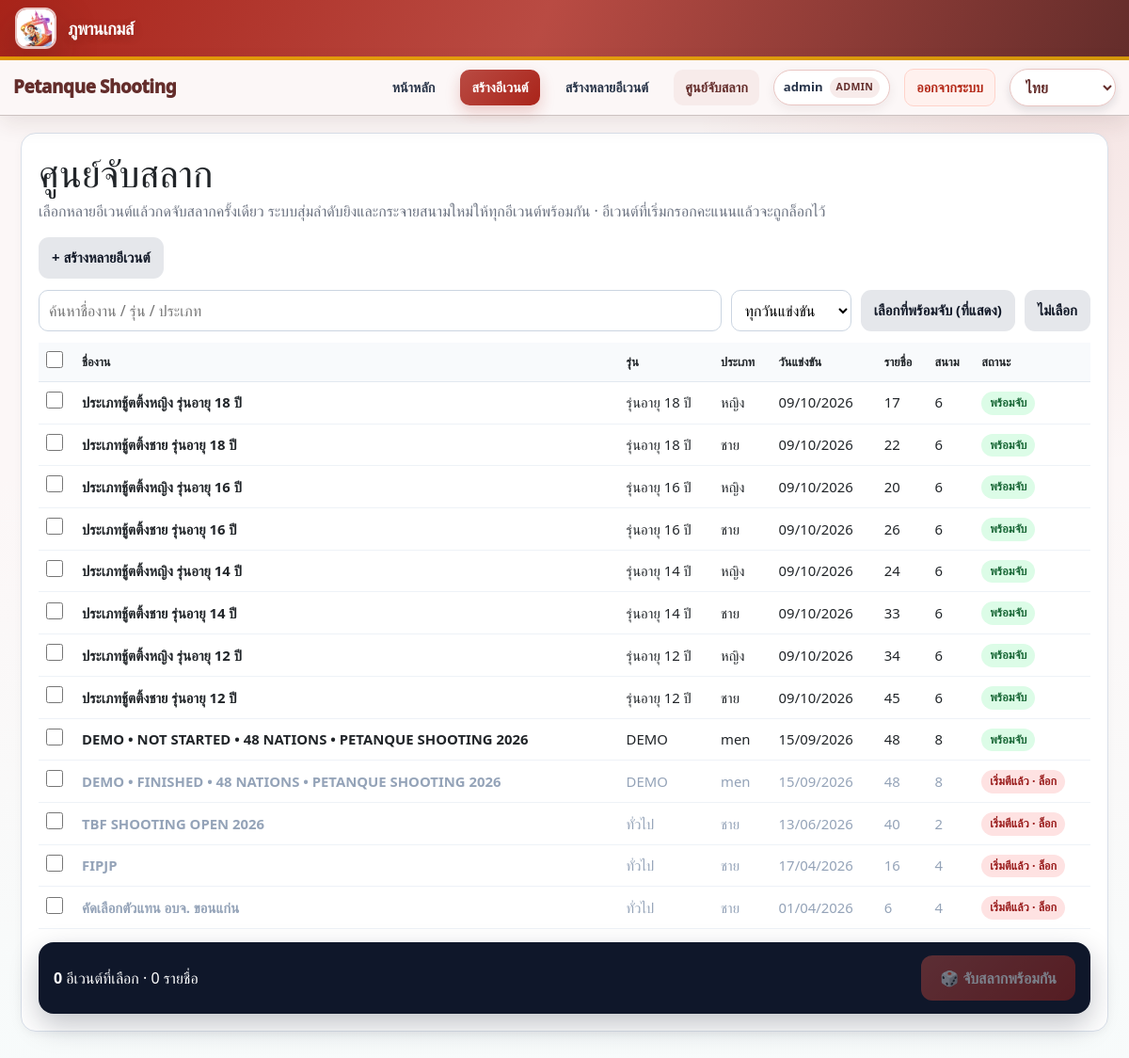
The app's page /events/draw (signed in) with its own data.
### app.py (models this page shows, shortened)
class SiteTheme(db.Model):
    id = db.Column(db.Integer, primary_key=True)
    name = db.Column(db.String(120), nullable=False)
    short_name = db.Column(db.String(60), nullable=False, default="")
    eyebrow = db.Column(db.String(160), nullable=False, default="")
    title = db.Column(db.String(160), nullable=False, default="Petanque Shooting")
    subtitle = db.Column(db.String(255), nullable=False, default="")
    export_kicker = db.Column(db.String(160), nullable=False, default="Official Shooting Results")
    export_title = db.Column(db.String(255), nullable=False, default="")
    export_subtitle = db.Column(db.String(255), nullable=False, default="")
    footer_tagline = db.Column(db.String(255), nullable=False, default="")
    footer_event = db.Column(db.String(255), nullable=False, default="")
    show_hero = db.Column(db.Boolean, nullable=False, default=True)
    color_primary = db.Column(db.String(7), nullable=False, default="#ef4b12")
    color_primary_dark = db.Column(db.String(7), nullable=False, default="#c9360b")
    color_soft = db.Column(db.String(7), nullable=False, default="#fff1e8")
    color_cream = db.Column(db.String(7), nullable=False, default="#fffaf4")
    color_accent = db.Column(db.String(7), nullable=False, default="#37b8b1")
    color_ink = db.Column(db.String(7), nullable=False, default="#172033")
    color_line = db.Column(db.String(7), nullable=False, default="#f3d2bf")
    poster_static = db.Column(db.String(255), nullable=True)
    logo_static = db.Column(db.String(255), nullable=True)
    partners_static = db.Column(db.String(255), nullable=True)
    is_active = db.Column(db.Boolean, nullable=False, default=False)
    is_builtin = db.Column(db.Boolean, nullable=False, default=False)
    created_at = db.Column(db.DateTime, default=datetime.utcnow)
    updated_at = db.Column(db.DateTime, default=datetime.utcnow, onupdate=datetime.utcnow)
    assets = db.relationship("SiteThemeAsset", backref="theme", cascade="all, delete-orphan", lazy=True)

class User(UserMixin, db.Model):
    id = db.Column(db.Integer, primary_key=True)
    username = db.Column(db.String(80), unique=True, nullable=False)
    password_hash = db.Column(db.String(255), nullable=False)
    role = db.Column(db.String(20), nullable=False, default="user")
    court_no = db.Column(db.Integer, nullable=True)
    court_event_id = db.Column(db.Integer, db.ForeignKey("event.id"), nullable=True)
    created_at = db.Column(db.DateTime, default=datetime.utcnow)

class Event(db.Model):
    id = db.Column(db.Integer, primary_key=True)
    name = db.Column(db.String(255), nullable=False)
    event_group = db.Column(db.String(50), nullable=False)
    category = db.Column(db.String(50), nullable=False)
    competition_date = db.Column(db.Date, nullable=False)
    location = db.Column(db.String(255), nullable=False)
    lane_count = db.Column(db.Integer, nullable=False, default=1)
    direct_qualifiers = db.Column(db.Integer, nullable=False, default=0)
    has_round_two = db.Column(db.Boolean, default=False)
    round_two_cutoff_rank = db.Column(db.Integer, nullable=True)
    round_two_mode = db.Column(db.String(20), nullable=False, default="cutoff")
    next_round_label = db.Column(db.String(50), nullable=False, default="รอบ 8 คน")
    round_two_advancers = db.Column(db.Integer, nullable=False, default=4)
    created_at = db.Column(db.DateTime, default=datetime.utcnow)
    created_by = db.Column(db.Integer, db.ForeignKey("user.id"), nullable=True)
    athletes = db.relationship("Athlete", backref="event", cascade="all, delete-orphan", lazy=True)

### app.py (the view, shortened to what this page needs)
@app.route("/events/draw", methods=["GET", "POST"])
@login_required
@role_required("admin", "superadmin")
def draw_center():
    focus_ids = _parse_id_list(request.args.get("ids"))
    all_events = Event.query.order_by(Event.competition_date.desc(), Event.id.desc()).all()
    counts = dict(
        db.session.query(Athlete.event_id, func.count(Athlete.id)).group_by(Athlete.event_id).all()
    )
    started = event_ids_with_scores([e.id for e in all_events])
    dates = sorted({e.competition_date for e in all_events}, reverse=True)
    results = []
    if focus_ids:
        by_id = {e.id: e for e in all_events}
        results = [
            {"event": by_id[i], "lanes": build_draw_lane_table(by_id[i])}
            for i in focus_ids if i in by_id
        ]
    return render_template(
        "draw_center.html",
        events=all_events,
        counts=counts,
        started=started,
        dates=dates,
        focus_ids=set(focus_ids),
        results=results,
        just_drawn=request.args.get("drawn") == "1",
    )

### templates/draw_center.html (shortened to what this page needs)
{% extends 'base.html' %}
{% block content %}
<div class="draw-page">
  <form method="post" class="card no-print" id="drawForm">
    <div class="section-head">
      <div>
        <h1>ศูนย์จับสลาก</h1>
        <p class="muted" style="margin:0;">เลือกหลายอีเวนต์แล้วกดจับสลากครั้งเดียว ระบบสุ่มลำดับยิงและกระจายสนามใหม่ให้ทุกอีเวนต์พร้อมกัน · อีเวนต์ที่เริ่มกรอกคะแนนแล้วจะถูกล็อกไว้</p>
      </div>
      <a class="btn secondary" href="{{ url_for('bulk_create_events') }}">+ สร้างหลายอีเวนต์</a>
    </div>
    <div class="draw-tools">
      <input type="search" id="q" placeholder="ค้นหาชื่องาน / รุ่น / ประเภท">
      <select id="dateFilter" aria-label="กรองวันแข่งขัน">
        <option value="">ทุกวันแข่งขัน</option>
      </select>
      <button class="btn secondary" type="button" id="selReady">เลือกที่พร้อมจับ (ที่แสดง)</button>
      <button class="btn secondary" type="button" id="selNone">ไม่เลือก</button>
    </div>
    <div class="table-wrap">
      <table class="dt">
        <thead><tr>
          <th class="chk"><input type="checkbox" id="checkAll" aria-label="เลือกทั้งหมดที่แสดง"></th>
          <th>ชื่องาน</th><th class="hide-sm">รุ่น</th><th class="hide-sm">ประเภท</th><th class="hide-sm">วันแข่งขัน</th>
          <th>รายชื่อ</th><th>สนาม</th><th>สถานะ</th>
        </tr></thead>
        <tbody>
        {% for e in events %}
          {% set n = counts.get(e.id, 0) %}
          {% set locked = e.id in started %}
          <tr class="js-row {% if e.id in focus_ids %}is-focus{% endif %} {% if locked %}is-locked{% endif %}"
              data-date="{{ e.competition_date.isoformat() }}"
              data-text="{{ (e.name ~ ' ' ~ e.event_group ~ ' ' ~ e.category)|lower }}"
              data-ready="{{ '1' if (n and not locked) else '0' }}">
            <td class="chk"><input type="checkbox" name="event_ids" value="{{ e.id }}" class="js-pick" data-locked="{{ '1' if locked else '0' }}"
                {% if e.id in focus_ids and n and not locked and not just_drawn %}checked{% endif %} aria-label="เลือก {{ e.name }}"></td>
            <td><strong>{{ e.name }}</strong></td>
            <td class="hide-sm">{{ e.event_group }}</td>
            <td class="hide-sm">{{ e.category }}</td>
            <td class="hide-sm">{{ e.competition_date.strftime('%d/%m/%Y') }}</td>
            <td>{{ n }}</td>
            <td>{{ e.lane_count }}</td>
            <td>
              {% if locked %}<span class="tag locked">เริ่มตีแล้ว · ล็อก</span>
              {% elif not n %}<span class="tag empty">ยังไม่มีรายชื่อ</span>
              {% else %}<span class="tag ready">พร้อมจับ</span>{% endif %}
            </td>
          </tr>
        {% else %}
          <tr><td colspan="8" class="muted" style="text-align:center;padding:18px;">ยังไม่มีอีเวนต์ — <a href="{{ url_for('bulk_create_events') }}">สร้างหลายอีเวนต์</a></td></tr>
        {% endfor %}
        </tbody>
      </table>
    </div>
    <div style="height:14px"></div>
    <div class="draw-bar">
      <div>
        <strong id="pickCount">0</strong> อีเวนต์ที่เลือก · <span id="pickAthletes">0</span> รายชื่อ
      </div>
      <button class="btn-draw" type="submit" id="drawBtn" disabled>🎲 จับสลากพร้อมกัน</button>
    </div>
  </form>
</div>
{% endblock %}

### templates/base.html (shortened to what this page needs)
<!doctype html>
<html lang="{{ html_lang|default('th') }}">
<head>
  <link href="https://cdn.jsdelivr.net/npm/bootstrap@5.3.3/dist/css/bootstrap.min.css" rel="stylesheet">
  <link rel="stylesheet" href="{{ url_for('static', filename='css/style.css') }}">
</head>
{% set full_hero = request.endpoint in ['index', 'login', 'results_approved'] %}
{% set display_mode = request.args.get('display') == '1' %}
<body class="{% if display_mode %}display-mode{% endif %}">
  {% if site_theme.show_hero %}
  <header class="championship-hero {% if not full_hero %}hero-compact{% endif %} {% if not site_theme.logo_url %}no-logo{% endif %}" aria-label="{{ site_theme.subtitle or site_theme.title }}">
    <div class="championship-hero-inner">
      {% if site_theme.logo_url %}<img class="championship-event-logo" src="{{ site_theme.logo_url }}" alt="{{ site_theme.short_name or site_theme.name }}">{% endif %}
      <div class="championship-copy">
        <h2>{{ site_theme.title or 'Petanque Shooting' }}</h2>
      </div>
    </div>
  </header>
  {% endif %}
  <nav class="navbar navbar-expand-lg navbar-dark navbar-custom">
    <div class="container-fluid">
      <a class="navbar-brand" href="{{ url_for('index') }}">
        <h1>Petanque Shooting</h1>
      </a>
      <div class="collapse navbar-collapse" id="mainNavbar">
        <ul class="navbar-nav ms-auto">
          <li class="nav-item">
            <a class="nav-link {% if request.endpoint == 'index' %}active{% endif %}"
              href="{{ url_for('index') }}">
              หน้าหลัก
            </a>
          </li>
          {% if current_user.is_authenticated and current_user.role in ['admin','superadmin'] %}
          <li class="nav-item">
            <a class="nav-link primary-link {% if request.endpoint == 'create_event' %}active{% endif %}"
              href="{{ url_for('create_event') }}">
              สร้างอีเวนต์
            </a>
          </li>
          <li class="nav-item">
            <a class="nav-link {% if request.endpoint in ['bulk_create_events','bulk_import_events','bulk_import_events_confirm'] %}active{% endif %}"
              href="{{ url_for('bulk_create_events') }}">
              สร้างหลายอีเวนต์
            </a>
          </li>
          <li class="nav-item">
            <a class="nav-link {% if request.endpoint == 'draw_center' %}active{% endif %}"
              href="{{ url_for('draw_center') }}">
              ศูนย์จับสลาก
            </a>
          </li>
          {% endif %}
          {% if current_user.is_authenticated %}
          <li class="nav-item d-flex align-items-center">
            <span class="user-badge">
              <span>{{ current_user.username }}</span>
              <span class="role-badge">{{ current_user.role }}</span>
            </span>
          </li>
          <li class="nav-item">
            <a class="nav-link logout-link" href="{{ url_for('logout') }}">
              ออกจากระบบ
            </a>
          </li>
          {% endif %}
          <li class="nav-item d-flex align-items-center">
            <select class="language-switcher" id="languageSwitcher" aria-label="Language">
              {% for code, item in lang_labels.items() %}
                <option value="{{ code }}" {% if code == current_lang %}selected{% endif %}>{{ item.name }}</option>
              {% endfor %}
            </select>
          </li>
        </ul>
      </div>
    </div>
  </nav>
  <main class="container-main">
    {% block content %}{% endblock %}
  </main>
</body>
</html>

### records on screen
SiteTheme: title "ภูพานเกมส์"
User: username "admin", role "ADMIN"
Event: name "ประเภทชู้ตติ้งหญิง รุ่นอายุ 18 ปี", event_group "รุ่นอายุ 18 ปี", category "หญิง", competition_date "09/10/2026", n "17", lane_count "6", shows "พร้อมจับ"
Event: name "ประเภทชู้ตติ้งชาย รุ่นอายุ 18 ปี", event_group "รุ่นอายุ 18 ปี", category "ชาย", competition_date "09/10/2026", n "22", lane_count "6", shows "พร้อมจับ"
Event: name "ประเภทชู้ตติ้งหญิง รุ่นอายุ 16 ปี", event_group "รุ่นอายุ 16 ปี", category "หญิง", competition_date "09/10/2026", n "20", lane_count "6", shows "พร้อมจับ"
Event: name "ประเภทชู้ตติ้งชาย รุ่นอายุ 16 ปี", event_group "รุ่นอายุ 16 ปี", category "ชาย", competition_date "09/10/2026", n "26", lane_count "6", shows "พร้อมจับ"
Event: name "ประเภทชู้ตติ้งหญิง รุ่นอายุ 14 ปี", event_group "รุ่นอายุ 14 ปี", category "หญิง", competition_date "09/10/2026", n "24", lane_count "6", shows "พร้อมจับ"
Event: name "ประเภทชู้ตติ้งชาย รุ่นอายุ 14 ปี", event_group "รุ่นอายุ 14 ปี", category "ชาย", competition_date "09/10/2026", n "33", lane_count "6", shows "พร้อมจับ"
Event: name "ประเภทชู้ตติ้งหญิง รุ่นอายุ 12 ปี", event_group "รุ่นอายุ 12 ปี", category "หญิง", competition_date "09/10/2026", n "34", lane_count "6", shows "พร้อมจับ"
Event: name "ประเภทชู้ตติ้งชาย รุ่นอายุ 12 ปี", event_group "รุ่นอายุ 12 ปี", category "ชาย", competition_date "09/10/2026", n "45", lane_count "6", shows "พร้อมจับ"
Event: name "DEMO • NOT STARTED • 48 NATIONS • PETANQUE SHOOTING 2026", event_group "DEMO", category "men", competition_date "15/09/2026", n "48", lane_count "8", shows "พร้อมจับ"
Event: name "DEMO • FINISHED • 48 NATIONS • PETANQUE SHOOTING 2026", event_group "DEMO", category "men", competition_date "15/09/2026", n "48", lane_count "8", shows "เริ่มตีแล้ว · ล็อก"
Event: name "TBF SHOOTING OPEN 2026", event_group "ทั่วไป", category "ชาย", competition_date "13/06/2026", n "40", lane_count "2", shows "เริ่มตีแล้ว · ล็อก"
Event: name "FIPJP", event_group "ทั่วไป", category "ชาย", competition_date "17/04/2026", n "16", lane_count "4", shows "เริ่มตีแล้ว · ล็อก"
Event: name "คัดเลือกตัวแทน อบจ. ขอนแก่น", event_group "ทั่วไป", category "ชาย", competition_date "01/04/2026", n "6", lane_count "4", shows "เริ่มตีแล้ว · ล็อก"

### other values on screen
form field value "ไทย"
